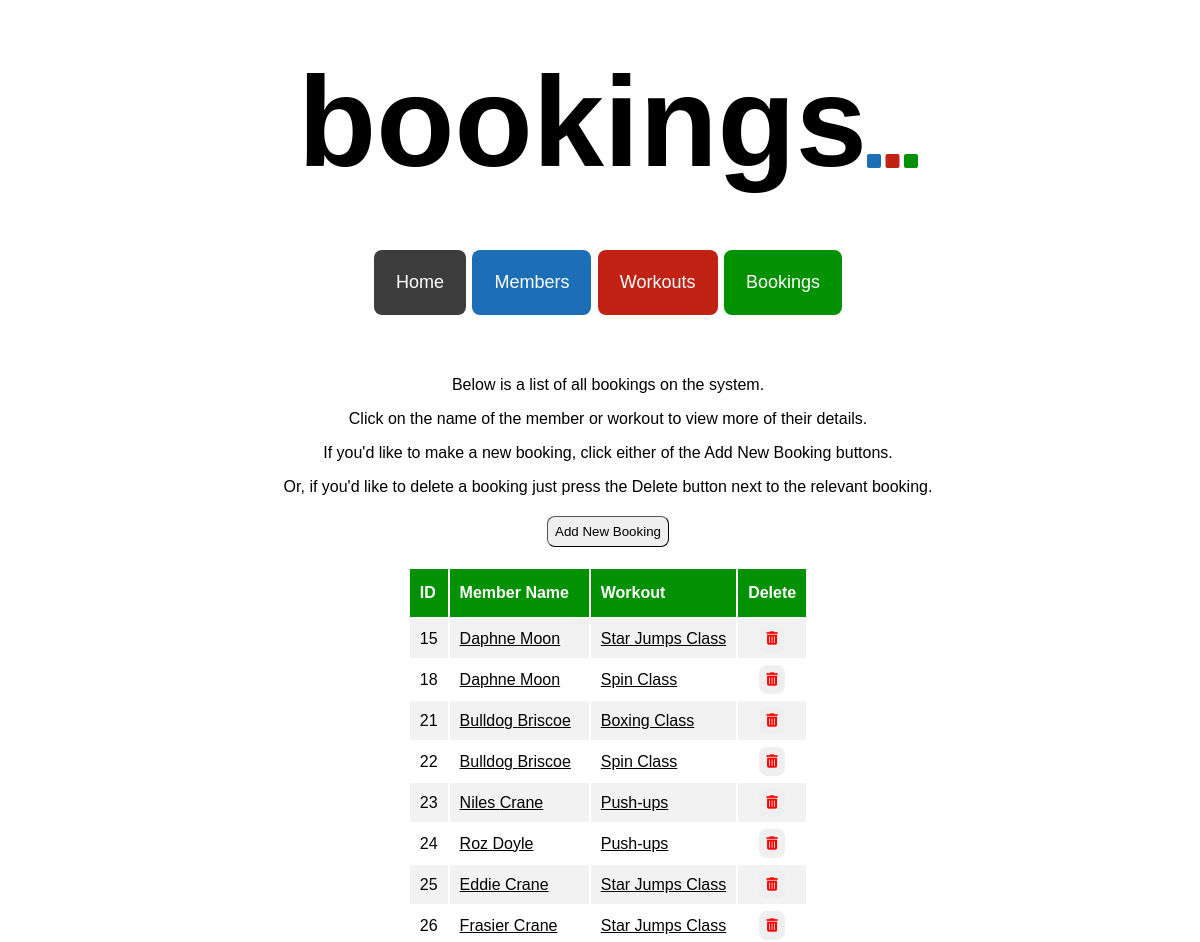
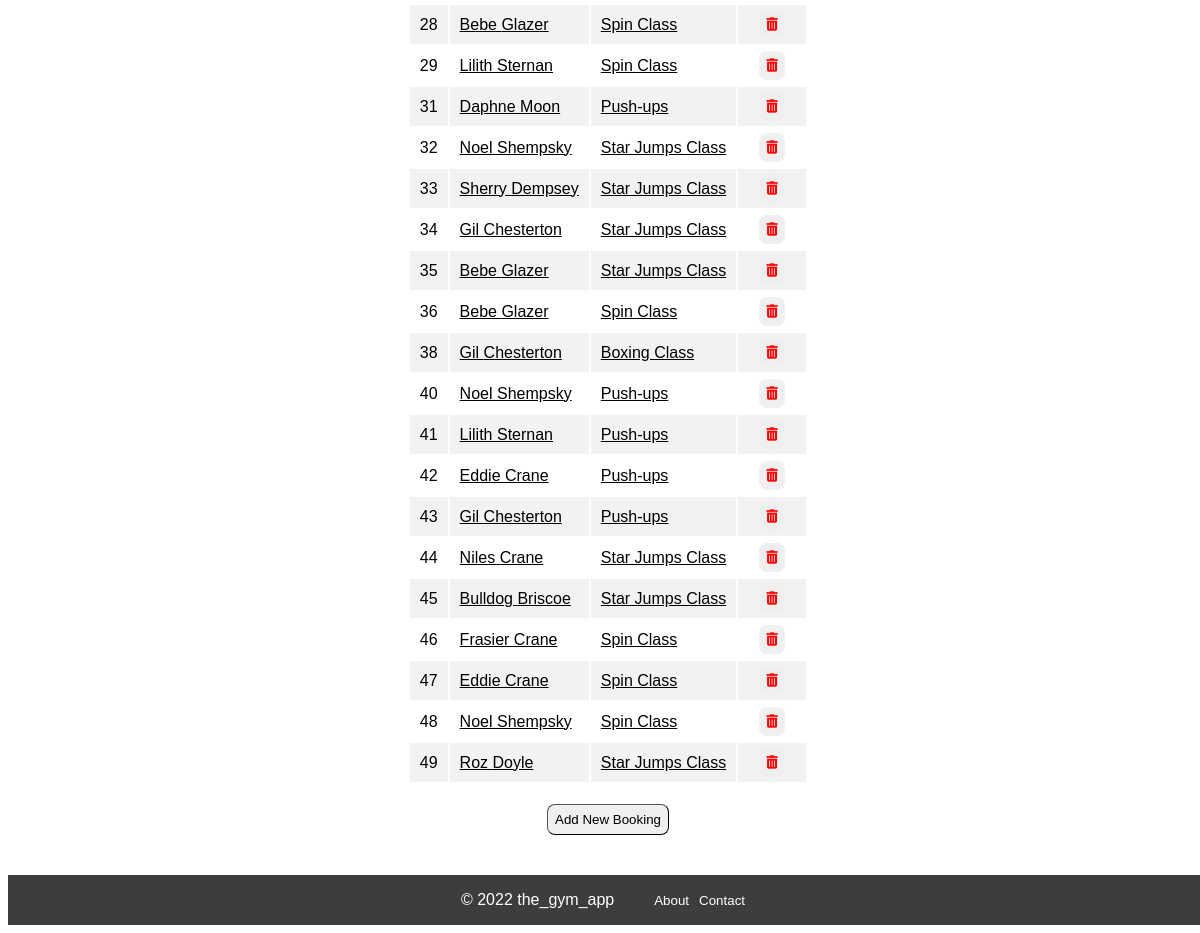
Screenshot of /bookings with the database file from the repository (2 pictures, top to bottom).
### tables this page shows
CREATE TABLE members (
    id INTEGER PRIMARY KEY AUTOINCREMENT,
    first_name VARCHAR,
    last_name VARCHAR,
    dob DATE,
    active BOOLEAN
);

CREATE TABLE workouts (
    id INTEGER PRIMARY KEY AUTOINCREMENT,
    name VARCHAR,
    date DATE,
    description TEXT,
    duration INTEGER,
    capacity INTEGER,
    capacity_filled INTEGER,
    active BOOLEAN
);

### controllers/booking_controller.py (the view)
@bookings_blueprint.route("/bookings")
def bookings():
    route_name = "bookings"
    bookings = booking_repository.select_all()
    return render_template("bookings/index.html", route_name=route_name, bookings=bookings)

### db/run_sql.py (called while the page is built)
def get_db():
    path = os.path.dirname(os.path.abspath(__file__))
    db = os.path.join(path, "gym_db.db")
    conn = sqlite3.connect(db)
    conn.execute("PRAGMA foreign_keys = 1")
    conn.row_factory = sqlite3.Row
    return conn

def run_sql(sql, values = []):
    db = get_db()
    cursor = db.cursor()
    cursor.execute(sql, values)
    results = cursor.fetchall()
    db.commit()
    db.close()
    return results

### repositories/booking_repository.py (called while the page is built)
def select_all():
    bookings = []
    sql = "SELECT * FROM bookings"
    results = run_sql(sql)
    for row in results:
        member = member_repository.select(row['member_id'])
        workout = workout_repository.select(row['workout_id'])
        booking = Booking(member, workout, row['id'])
        bookings.append(booking)
    return bookings

### repositories/member_repository.py (called while the page is built)
def select(id):
    member = None
    sql = "SELECT * FROM members WHERE id = ?"
    values = [id]
    result = run_sql(sql, values)[0]
    if result is not None:
        active = True if result['active'] == 1 else False
        member = Member(result['first_name'], result['last_name'], result['dob'], active, result['id'])
    return member

### repositories/workout_repository.py (called while the page is built)
def select(id):
    workout = None
    sql = "SELECT * FROM workouts where id = ?"
    values = [id]
    result = run_sql(sql, values)[0]
    if result is not None:
        active = True if result['active'] == 1 else False
        workout = Workout(result['name'], result['date'], result['description'], result['duration'], result['capacity'], result['capacity_filled'], active, result['id'])
    return workout

### templates/bookings/index.html
{% extends 'base.html'%}
{% block content %}
<div class="index_page_container">
    <p>Below is a list of all bookings on the system.</p>
    <p>Click on the name of the member or workout to view more of their details.</p>
    <p>If you'd like to make a new booking, click either of the Add New Booking buttons.</p>
    <p>Or, if you'd like to delete a booking just press the Delete button next to the relevant booking.</p>
    <button class="index_page_button" id="index_page_top_button">
        <a class="index_page_link" href="/bookings/create">Add New Booking</a>
    </button>
    <table class="index_table">
        <tr class="index_table_headers" id="index_table_headers_bookings">
            <th>ID</th>
            <th>Member Name</th>
            <th>Workout</th>
            <th>Delete</th>
        </tr>
        {% for booking in bookings %}
        <tr class="index_table_content">
        <td>{{booking.id}}</td>
        <td><a class="index_page_link" id="index_page_link_bookings" href="/members/{{booking.member.id}}">{{booking.member.first_name}} {{booking.member.last_name}}</a></td>
        <td><a class="index_page_link" id="index_page_link_bookings" href="/workouts/{{booking.workout.id}}">{{booking.workout.name}}</a></td>
        <td class="delete_column">
            <form action="/bookings/{{booking.id}}/delete" method="POST">
                <button class="index_page_button" id="bookings_page_delete_button"><i class="fa-solid fa-trash-can" style="color: red"></i></button>
            </form>
        </td>
        {% endfor %}
    </table>
    <button class="index_page_button" id="index_page_bottom_button">
        <a class="index_page_link" href="/bookings/create">Add New Booking</a>
    </button>
</div>
{% endblock %}

### static/style.css (style rules this page uses)
body { height: 100%; width: 100%; font-family: Verdana, Geneva, Tahoma, sans-serif; }

### static/index_pages.css (style rules this page uses)
.index_page_container { display: flex; flex-direction: column; align-items: center; justify-content: center; margin: 40px auto; }
.index_page_container > p { margin-bottom: 0px; }
.index_table { width: auto; text-align: left; }
.index_table_headers { background-color: #1c6eb6; color: white; }
#index_table_headers_bookings { background-color: #029100; }
.index_table_headers > th { padding: 15px 10px; }
.index_table_content > td { padding: 5px 10px; }
.index_table_content:nth-child(even) { background-color: #f2f2f2; }
.delete_column { text-align: center; }
.index_page_button { padding: 7px; border-radius: 8px; border-width: 1px; }
.index_page_link { color: #000000; text-decoration: none; }
#index_page_link_bookings { text-decoration: underline; }
#index_page_top_button { margin-top: 20px; margin-bottom: 20px; }
#index_page_bottom_button { margin-top: 20px; }
#bookings_page_delete_button { border-style: none; }

### rows the page displays
members: member.first_name "Daphne" "Daphne" "Daphne", member.last_name "Moon" "Moon" "Moon"
workouts: workout.name "Star Jumps Class" "Star Jumps Class" "Star Jumps Class" "Star Jumps Class" "Star Jumps Class" "Star Jumps Class" "Star Jumps Class" "Star Jumps Class" "Star Jumps Class" "Star Jumps Class"
workouts: workout.name "Spin Class" "Spin Class" "Spin Class" "Spin Class" "Spin Class" "Spin Class" "Spin Class" "Spin Class"
members: member.first_name "Bulldog" "Bulldog" "Bulldog", member.last_name "Briscoe" "Briscoe" "Briscoe"
workouts: workout.name "Boxing Class" "Boxing Class"
members: member.first_name "Niles" "Niles", member.last_name "Crane" "Crane"
workouts: workout.name "Push-ups" "Push-ups" "Push-ups" "Push-ups" "Push-ups" "Push-ups" "Push-ups"
members: member.first_name "Roz" "Roz", member.last_name "Doyle" "Doyle"
members: member.first_name "Eddie" "Eddie" "Eddie", member.last_name "Crane" "Crane" "Crane"
members: member.first_name "Frasier" "Frasier", member.last_name "Crane" "Crane"
members: member.first_name "Bebe" "Bebe" "Bebe", member.last_name "Glazer" "Glazer" "Glazer"
members: member.first_name "Lilith" "Lilith", member.last_name "Sternan" "Sternan"
members: member.first_name "Noel" "Noel" "Noel", member.last_name "Shempsky" "Shempsky" "Shempsky"
members: member.first_name "Sherry", member.last_name "Dempsey"
members: member.first_name "Gil" "Gil" "Gil", member.last_name "Chesterton" "Chesterton" "Chesterton"

### other values shown
{{ route_name }} "bookings"
{{ booking.id }} "15" "18" "21" "22" "23" "24" "25" "26" "28" "29" "31" "32" "33" "34" "35" "36" "38" "40" "41" "42" "43" "44" "45" "46" "47" "48" "49"
